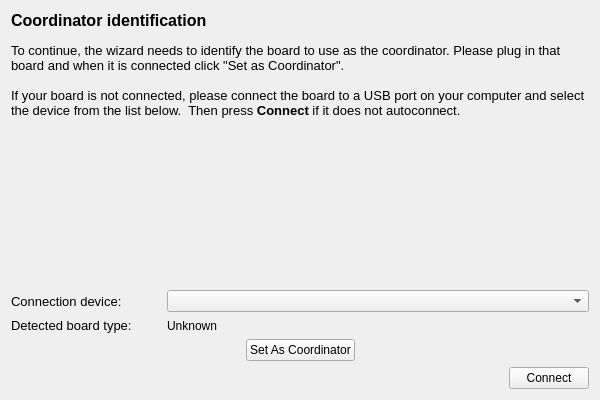
<?xml version="1.0" encoding="UTF-8"?>
<ui version="4.0">
 <class>CoordinatorPage</class>
 <widget class="QWizardPage" name="CoordinatorPage">
  <property name="geometry">
   <rect>
    <x>0</x>
    <y>0</y>
    <width>600</width>
    <height>400</height>
   </rect>
  </property>
  <property name="sizePolicy">
   <sizepolicy hsizetype="Expanding" vsizetype="Expanding">
    <horstretch>0</horstretch>
    <verstretch>0</verstretch>
   </sizepolicy>
  </property>
  <property name="minimumSize">
   <size>
    <width>400</width>
    <height>400</height>
   </size>
  </property>
  <property name="windowTitle">
   <string>WizardPage</string>
  </property>
  <layout class="QVBoxLayout" name="verticalLayout">
   <item>
    <widget class="QLabel" name="label">
     <property name="text">
      <string>&lt;!DOCTYPE HTML PUBLIC &quot;-//W3C//DTD HTML 4.0//EN&quot; &quot;http://www.w3.org/TR/REC-html40/strict.dtd&quot;&gt;
&lt;html&gt;&lt;head&gt;&lt;meta name=&quot;qrichtext&quot; content=&quot;1&quot; /&gt;&lt;style type=&quot;text/css&quot;&gt;
p, li { white-space: pre-wrap; }
&lt;/style&gt;&lt;/head&gt;&lt;body style=&quot; font-family:'.Lucida Grande UI'; font-size:13pt; font-weight:400; font-style:normal;&quot;&gt;
&lt;p style=&quot; margin-top:0px; margin-bottom:0px; margin-left:0px; margin-right:0px; -qt-block-indent:0; text-indent:0px;&quot;&gt;&lt;span style=&quot; font-family:'MS Shell Dlg 2'; font-size:12pt; font-weight:600;&quot;&gt;Coordinator identification&lt;/span&gt;&lt;/p&gt;
&lt;p style=&quot;-qt-paragraph-type:empty; margin-top:0px; margin-bottom:0px; margin-left:0px; margin-right:0px; -qt-block-indent:0; text-indent:0px; font-family:'MS Shell Dlg 2'; font-size:8pt;&quot;&gt;&lt;br /&gt;&lt;/p&gt;
&lt;p style=&quot; margin-top:0px; margin-bottom:0px; margin-left:0px; margin-right:0px; -qt-block-indent:0; text-indent:0px;&quot;&gt;&lt;span style=&quot; font-family:'MS Shell Dlg 2'; font-size:10pt;&quot;&gt;To continue, the wizard needs to identify the board to use as the coordinator. Please plug in that board and when it is connected click &amp;quot;Set as Coordinator&amp;quot;.&lt;/span&gt;&lt;/p&gt;
&lt;p style=&quot;-qt-paragraph-type:empty; margin-top:0px; margin-bottom:0px; margin-left:0px; margin-right:0px; -qt-block-indent:0; text-indent:0px; font-family:'MS Shell Dlg 2'; font-size:10pt;&quot;&gt;&lt;br /&gt;&lt;/p&gt;
&lt;p style=&quot; margin-top:0px; margin-bottom:0px; margin-left:0px; margin-right:0px; -qt-block-indent:0; text-indent:0px;&quot;&gt;&lt;span style=&quot; font-family:'MS Shell Dlg 2'; font-size:10pt;&quot;&gt;If your board is not connected, please connect the board to a USB port on your computer and select the device from the list below.  Then press &lt;/span&gt;&lt;span style=&quot; font-family:'MS Shell Dlg 2'; font-size:10pt; font-weight:600;&quot;&gt;Connect&lt;/span&gt;&lt;span style=&quot; font-family:'MS Shell Dlg 2'; font-size:10pt;&quot;&gt; if it does not autoconnect.&lt;/span&gt;&lt;/p&gt;&lt;/body&gt;&lt;/html&gt;</string>
     </property>
     <property name="textFormat">
      <enum>Qt::AutoText</enum>
     </property>
     <property name="scaledContents">
      <bool>true</bool>
     </property>
     <property name="alignment">
      <set>Qt::AlignLeading|Qt::AlignLeft|Qt::AlignTop</set>
     </property>
     <property name="wordWrap">
      <bool>true</bool>
     </property>
    </widget>
   </item>
   <item>
    <spacer name="verticalSpacer">
     <property name="orientation">
      <enum>Qt::Vertical</enum>
     </property>
     <property name="sizeHint" stdset="0">
      <size>
       <width>20</width>
       <height>40</height>
      </size>
     </property>
    </spacer>
   </item>
   <item>
    <layout class="QVBoxLayout" name="verticalLayout_2">
     <item>
      <layout class="QHBoxLayout" name="horizontalLayout_2">
       <item>
        <widget class="QLabel" name="label_2">
         <property name="minimumSize">
          <size>
           <width>150</width>
           <height>0</height>
          </size>
         </property>
         <property name="font">
          <font>
           <pointsize>10</pointsize>
           <weight>50</weight>
           <bold>false</bold>
          </font>
         </property>
         <property name="text">
          <string>Connection device:</string>
         </property>
        </widget>
       </item>
       <item>
        <widget class="QComboBox" name="deviceCombo">
         <property name="sizePolicy">
          <sizepolicy hsizetype="Expanding" vsizetype="Fixed">
           <horstretch>0</horstretch>
           <verstretch>0</verstretch>
          </sizepolicy>
         </property>
        </widget>
       </item>
      </layout>
     </item>
     <item>
      <layout class="QHBoxLayout" name="horizontalLayout_3">
       <item>
        <widget class="QLabel" name="label_3">
         <property name="minimumSize">
          <size>
           <width>150</width>
           <height>0</height>
          </size>
         </property>
         <property name="font">
          <font>
           <pointsize>10</pointsize>
           <weight>50</weight>
           <bold>false</bold>
          </font>
         </property>
         <property name="text">
          <string>Detected board type:</string>
         </property>
        </widget>
       </item>
       <item>
        <widget class="QLabel" name="boardTypeLabel">
         <property name="sizePolicy">
          <sizepolicy hsizetype="Expanding" vsizetype="Preferred">
           <horstretch>0</horstretch>
           <verstretch>0</verstretch>
          </sizepolicy>
         </property>
         <property name="text">
          <string>Unknown</string>
         </property>
        </widget>
       </item>
      </layout>
     </item>
     <item>
      <layout class="QHBoxLayout" name="horizontalLayout_4">
       <item>
        <spacer name="horizontalSpacer_2">
         <property name="orientation">
          <enum>Qt::Horizontal</enum>
         </property>
         <property name="sizeHint" stdset="0">
          <size>
           <width>40</width>
           <height>20</height>
          </size>
         </property>
        </spacer>
       </item>
       <item>
        <widget class="QPushButton" name="setCoordinator">
         <property name="text">
          <string>Set As Coordinator</string>
         </property>
        </widget>
       </item>
       <item>
        <spacer name="horizontalSpacer_3">
         <property name="orientation">
          <enum>Qt::Horizontal</enum>
         </property>
         <property name="sizeHint" stdset="0">
          <size>
           <width>40</width>
           <height>20</height>
          </size>
         </property>
        </spacer>
       </item>
      </layout>
     </item>
     <item>
      <layout class="QHBoxLayout" name="horizontalLayout">
       <item>
        <spacer name="horizontalSpacer">
         <property name="orientation">
          <enum>Qt::Horizontal</enum>
         </property>
         <property name="sizeHint" stdset="0">
          <size>
           <width>40</width>
           <height>20</height>
          </size>
         </property>
        </spacer>
       </item>
       <item>
        <widget class="QPushButton" name="connectButton">
         <property name="maximumSize">
          <size>
           <width>120</width>
           <height>16777215</height>
          </size>
         </property>
         <property name="text">
          <string>Connect</string>
         </property>
        </widget>
       </item>
      </layout>
     </item>
    </layout>
   </item>
  </layout>
 </widget>
 <resources/>
 <connections/>
</ui>
